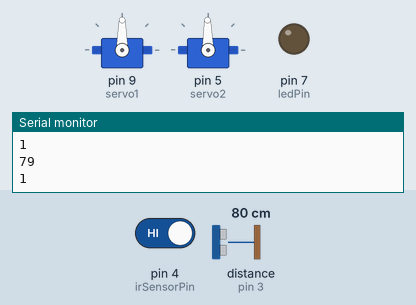
Simulated run of this sketch. Board: Arduino Uno, built with avr-gcc and run on an emulated ATmega328P. On the bench: 2 × servo, output pins drawn as LEDs (lit = HIGH), the last lines printed to the serial monitor. Wiring (inferred from the names in the program): ultrasonic range finder: trigger pin 8; echo pin 3. The test bench sets the inputs (shaded band); at power-on: distance to the obstacle (sensor on pin 3) 80 cm, pin 4 (irSensorPin) HIGH. The echo pulse lasts 58.3 µs per cm; pins used as bus, display or sensor lines are not drawn.

Above: at 2.2 s.
2.3 s: distance to the obstacle (sensor on pin 3) set to 45 cm
3.8 s: distance to the obstacle (sensor on pin 3) set to 37 cm
At 5.6 s:
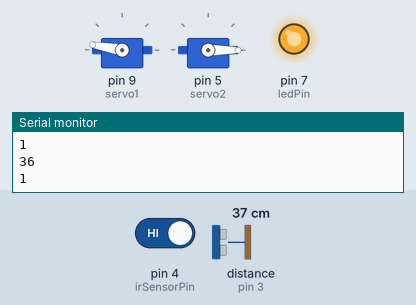
6.3 s: distance to the obstacle (sensor on pin 3) set to 60 cm
At 8.66 s:
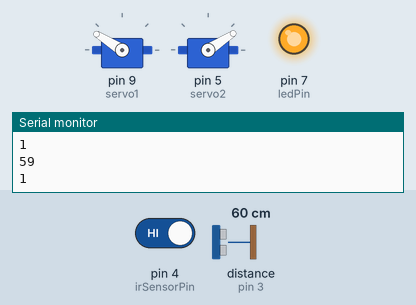
11.2 s: distance to the obstacle (sensor on pin 3) set to 2 cm
At 11.51 s:
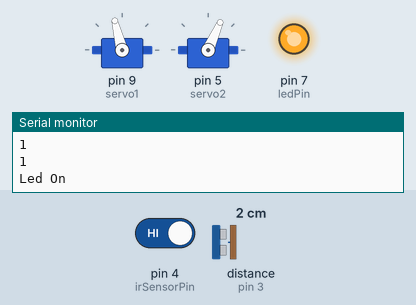
13.6 s: distance to the obstacle (sensor on pin 3) set to 250 cm
At 16.35 s:
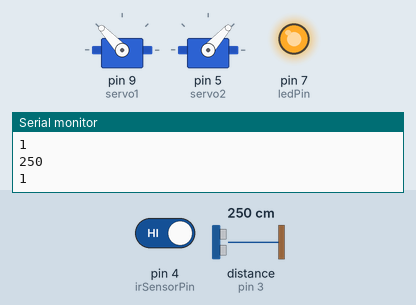
Timing chart, 0 to 17.6 s (numbered marks = the images above; inputs shaded):
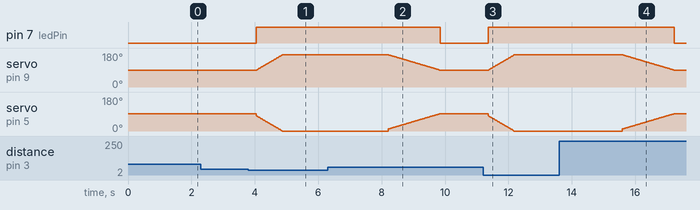

Measured:
- the behaviour switches between 41 and 40 cm on distance to the obstacle (sensor on pin 3) (found by bisection; images 0 and 1)
- after the input at 3.8 s, pin 7 (ledPin): LOW → HIGH after 0.25 s; servo on pin 9 (servo1): moves from 90° to 170° over 0.79 s, starting after 0.27 s; servo on pin 5 (servo2): moves from 91° to 0° over 0.81 s, starting after 0.25 s
- after the input at 6.3 s, pin 7 (ledPin): HIGH → LOW after 3.5 s; servo on pin 9 (servo1): moves from 170° to 90° over 1.6 s, starting after 1.9 s; servo on pin 5 (servo2): moves from 0° to 91° over 1.6 s, starting after 1.9 s
- after the input at 11.2 s, pin 7 (ledPin): LOW → HIGH after 0.16 s; servo on pin 9 (servo1): moves from 90° to 170° over 0.79 s, starting after 0.18 s; servo on pin 5 (servo2): moves from 91° to 0° over 0.81 s, starting after 0.16 s
- after the input at 13.6 s, pin 7 (ledPin): HIGH → LOW after 3.6 s; servo on pin 9 (servo1): moves from 170° to 90° over 1.6 s, starting after 2.0 s; servo on pin 5 (servo2): moves from 0° to 91° over 1.6 s, starting after 2.0 s

The sketch:

Proiect_Masuratori_Traductoare.ino
```cpp
#include <Servo.h>


const int trigPin = 8;  // Trig pin of the ultrasonic sensor

const int echoPin = 3;  // Echo pin of the ultrasonic sensor

const int irSensorPin = 4;   // IR sensor pin

const int ledPin = 7;   // LED pin

const int lightPin = 6; // Light pin


Servo servo1;

Servo servo2;


bool lidOpen = false;  // Variable to track the lid status

unsigned long lastObjectTime = 0;  // Timestamp to track when object was last detected


void setup() {
  // put your setup code here, to run once:
  servo1.attach(9);

  servo2.attach(5);

  pinMode(trigPin, OUTPUT);

  pinMode(echoPin, INPUT);

  pinMode(irSensorPin, INPUT);

  pinMode(ledPin, OUTPUT);


// Initialize the servo positions to keep the lid closed

  servo1.write(90); //right

  servo2.write(91); //left

   // Delay for 1 second

  delay(1000);

   // Initialize the serial communication for debugging

  Serial.begin(9600);

}


void loop() {
  // put your main code here, to run repeatedly:
long duration;

  int distance;


  digitalWrite(trigPin, LOW);

  delayMicroseconds(2);

  digitalWrite(trigPin, HIGH);

  delayMicroseconds(10);

  digitalWrite(trigPin, LOW);


  duration = pulseIn(echoPin, HIGH);

  distance = (duration / 2) / 29.1;  // Calculate distance in centimeters

  Serial.println(distance);


  // Check if the IR sensor is activated

  int irSensorValue = digitalRead(irSensorPin);

 Serial.println(irSensorValue);


    // If distance is less than 40 cm or the IR sensor is activated

  if (distance < 40 ) {  // Change the threshold value as needed

     // If the lid is not open, open it and set the status

   if (!lidOpen) {

      lidOpen = true;

      digitalWrite(ledPin, HIGH);

      digitalWrite(lightPin, HIGH);

      Serial.println("Led On");

    for (int angle = 90; angle <= 170; angle++) {

      servo1.write(angle);

      servo2.write(170 - angle);

      delay(10);

    }

   }

   lastObjectTime = millis(); // Record the time when an object was detected

  } else {


    if (lidOpen && millis() - lastObjectTime >= 2000) {

    for (int angle = 170; angle >= 90; angle--) {

      servo1.write(angle);

      servo2.write(181 - angle);

      delay(20);

    }

    lidOpen = false;

    // Turn off the LED

    digitalWrite(ledPin, LOW);

    digitalWrite(lightPin,LOW);

   Serial.println("Led Off");

  }

  }
  delay(300);
}
```
